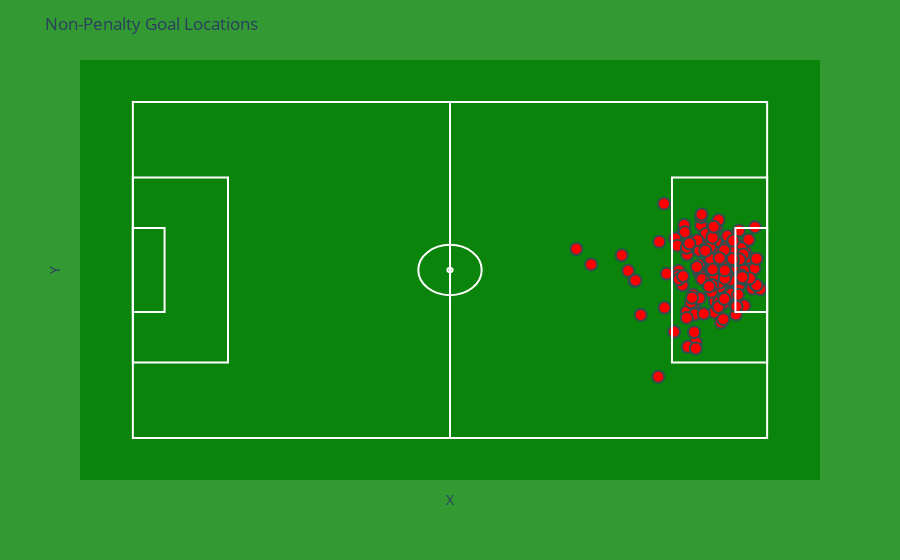

The code cell stored with this chart in its notebook:
### Code cell
import plotly.express as px
import plotly.graph_objects as go

# Filter out likely penalties using the xG value
non_penalty_goals = all_goals[all_goals['shot_statsbomb_xg'] < 0.75]

# Create a DataFrame with non-penalty shot locations and additional details for hover data
locations_df = non_penalty_goals[['location', 'player', 'minute', 'shot_statsbomb_xg']].dropna()
locations_df[['X', 'Y']] = pd.DataFrame(locations_df['location'].tolist(), index=locations_df.index)

# Drop the original 'location' column as it's no longer needed
locations_df.drop('location', axis=1, inplace=True)

# Create an interactive scatter plot with additional details for hover data
fig = px.scatter(locations_df, x='X', y='Y',
                 hover_data=['player', 'minute', 'shot_statsbomb_xg'])

# Update marker appearance
fig.update_traces(marker=dict(size=12,
                              color='red',
                              line=dict(width=2,
                                        color='DarkSlateGrey')),
                  selector=dict(mode='markers'))

# Define pitch markings
pitch_shapes = [
    # Pitch Outline & Centre Line
    go.layout.Shape(type="rect", x0=0, y0=0, x1=120, y1=80, line=dict(color="white")),
    go.layout.Shape(type="line", x0=60, y0=0, x1=60, y1=80, line=dict(color="white")),
    
    # Left Penalty Area
    go.layout.Shape(type="rect", x0=0, y0=18, x1=18, y1=62, line=dict(color="white")),
    
    # Right Penalty Area
    go.layout.Shape(type="rect", x0=102, y0=18, x1=120, y1=62, line=dict(color="white")),
    
    # Left 6-yard Box
    go.layout.Shape(type="rect", x0=0, y0=30, x1=6, y1=50, line=dict(color="white")),
    
    # Right 6-yard Box
    go.layout.Shape(type="rect", x0=114, y0=30, x1=120, y1=50, line=dict(color="white")),
    
    # Centre Circle
    go.layout.Shape(type="circle", x0=54, y0=34, x1=66, y1=46, line=dict(color="white")),
    
    # Centre Spot
    go.layout.Shape(type="circle", xref="x", yref="y", x0=59.5, y0=39.5, x1=60.5, y1=40.5, line=dict(color="white")),
]

# Update layout with pitch-like styling and add pitch shapes
fig.update_layout(
    title='Non-Penalty Goal Locations',
    shapes=pitch_shapes,
    paper_bgcolor='rgba(0, 128, 0, 0.8)',  # Set the background color for the figure
    plot_bgcolor='rgba(0, 128, 0, 0.8)',  # Set the background color for the plot
    xaxis=dict(
        showgrid=False,  # Hide the grid lines for the x-axis
        zeroline=False,  # Hide the zero line for the x-axis
        showticklabels=False,  # Hide the tick labels for the x-axis
        range=[-10, 130]  # Adjust to include the full pitch width
    ),
    yaxis=dict(
        showgrid=False,  # Hide the grid lines for the y-axis
        zeroline=False,  # Hide the zero line for the y-axis
        showticklabels=False,  # Hide the tick labels for the y-axis
        range=[-10, 90]  # Adjust to include the full pitch length
    ),
)

# Show the figure
fig.show()

### Figure 1 — Plotly figure (JSON) as saved in the notebook; plotly's stock layout.template omitted (floating-point values rounded to 4 significant figures; data arrays with more than 128 entries replaced by an {"elided": "..."} marker saying what was removed)
{"data": [{"customdata": {"elided": "146x3 mixed values"}, "hovertemplate": "X=%{x}<br>Y=%{y}<br>player=%{customdata[0]}<br>minute=%{customdata[1]}<br>shot_statsbomb_xg=%{customdata[2]}<extra></extra>", "legendgroup": "", "marker": {"color": "red", "line": {"color": "DarkSlateGrey", "width": 2}, "size": 12, "symbol": "circle"}, "mode": "markers", "name": "", "orientation": "v", "showlegend": false, "type": "scatter", "x": {"elided": "146 float values"}, "xaxis": "x", "y": {"elided": "146 float values"}, "yaxis": "y"}], "layout": {"legend": {"tracegroupgap": 0}, "margin": {"t": 60}, "paper_bgcolor": "rgba(0, 128, 0, 0.8)", "plot_bgcolor": "rgba(0, 128, 0, 0.8)", "shapes": [{"line": {"color": "white"}, "type": "rect", "x0": 0, "x1": 120, "y0": 0, "y1": 80}, {"line": {"color": "white"}, "type": "line", "x0": 60, "x1": 60, "y0": 0, "y1": 80}, {"line": {"color": "white"}, "type": "rect", "x0": 0, "x1": 18, "y0": 18, "y1": 62}, {"line": {"color": "white"}, "type": "rect", "x0": 102, "x1": 120, "y0": 18, "y1": 62}, {"line": {"color": "white"}, "type": "rect", "x0": 0, "x1": 6, "y0": 30, "y1": 50}, {"line": {"color": "white"}, "type": "rect", "x0": 114, "x1": 120, "y0": 30, "y1": 50}, {"line": {"color": "white"}, "type": "circle", "x0": 54, "x1": 66, "y0": 34, "y1": 46}, {"line": {"color": "white"}, "type": "circle", "x0": 59.5, "x1": 60.5, "xref": "x", "y0": 39.5, "y1": 40.5, "yref": "y"}], "title": {"text": "Non-Penalty Goal Locations"}, "xaxis": {"anchor": "y", "domain": [0, 1], "range": [-10, 130], "showgrid": false, "showticklabels": false, "title": {"text": "X"}, "zeroline": false}, "yaxis": {"anchor": "x", "domain": [0, 1], "range": [-10, 90], "showgrid": false, "showticklabels": false, "title": {"text": "Y"}, "zeroline": false}}}
